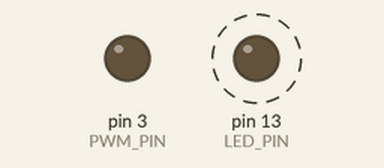
Simulated run of this sketch. Board: Arduino Uno, built with avr-gcc and run on an emulated ATmega328P. On the bench: output pins drawn as LEDs (lit = HIGH). Dashed ring = blinking.

Above: at 0.1 s.
At 37.7 s:
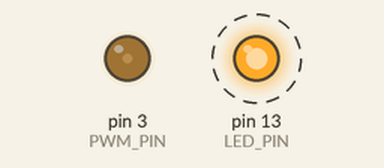
Timing chart, 0 to 40.0 s (numbered marks = the images above):
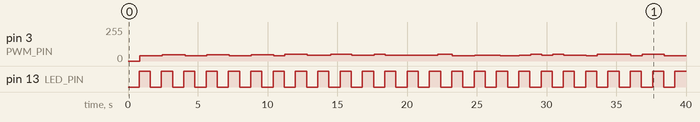

Measured:
- by itself, pin 13 (LED_PIN): alternates HIGH for 0.80 s and LOW for 0.80 s
- by itself, pin 3 (PWM_PIN): 0/255 → 39/255 at 0.85 s, → 47/255 1.6 s later, → 39/255 1.6 s later, → 47/255 1.6 s later, … (27 changes in this stretch)

The sketch:

music_in_threes.ino
```cpp
// Music in Threes
// ( Arranged for the ATMega328 )
// Composition by Michael Winters, Programming by Michael Bond

// Based on Auduino code by Peter Knight, Tinker.it http://tinker.it
// http://code.google.com/p/tinkerit/wiki/Auduino

#include <avr/io.h>
#include <avr/interrupt.h>

uint16_t syncPhaseAcc, syncPhaseInc, grainPhaseAcc, grainAmp, grain2PhaseAcc, grain2Amp;
uint16_t syncPhaseAcc2, syncPhaseInc2, grainPhaseAcc2, grainAmp2, grain2PhaseAcc2, grain2Amp2;
uint16_t algo, next_threestable[12];
uint16_t note = -1;

// Overall timbre settings, frequency and decay controls
uint16_t grainPhaseInc = 50;
uint8_t grainDecay = 10;
uint16_t grain2PhaseInc = 16;
uint8_t grain2Decay = 10;

// Create seed note table
uint16_t threestable[] = { 0, 0, 0, 0, 0, 0, 0, 0, 0, 0, 0, 0 };

// PWM Output is on Pin 3
#define PWM_PIN       3
#define PWM_VALUE     OCR2B
#define LED_PIN       13
#define LED_PORT      PORTB
#define LED_BIT       5
#define PWM_INTERRUPT TIMER2_OVF_vect

// Stepped chromatic mapping to MIDI pitches: C, Db, D, Eb, E, F...
uint16_t midiTable[] = {
  259, // to offset, so that C = 1
  274,291,308,326,346,366,388,411,435,461,489,518,
  549,581,616,652,691,732,776,822,871,923,978,1036,
  1097,1163,1232,1305,1383,1465,1552,1644,1742,1845,1955,2071
};


// Function to input MIDI position, output frequency

uint16_t mapMidi(uint16_t input) {
  return (midiTable[(1023-input) >> 3]);
}


void audioOn() {
  // Set up PWM to 31.25kHz, phase accurate
  TCCR2A = _BV(COM2B1) | _BV(WGM20);
  TCCR2B = _BV(CS20);
  TIMSK2 = _BV(TOIE2);
}


void setup() {
  pinMode(PWM_PIN,OUTPUT);
  // Set initial note sequence { 1, 4, 7, 10, 2, 5, 8, 11, 3, 6, 9, 12 }
  for (int i=0; i<12; i++) threestable[i] = (i * 3) % 12 + floor(i / 4) + 1;
  audioOn();
  pinMode(LED_PIN,OUTPUT);
}


// Loop to play notes

void loop() {

  // set tempo
  delay(800);

  // blink LED
  LED_PORT ^= 1 << LED_BIT;

  // step to next note
  note++;

  // when the end of three measures is reached, replace old sequence with new sequence
  if (note == 12) for (int i=0; i<12; i++) threestable[i] = next_threestable[i];
  note = note % 12;

  // set piano pitch
  syncPhaseInc = midiTable[threestable[note]];

  // compute the next iteration of this note
  algo = ( ( note/4 + note%4 ) * 3 + ( note/4 ) ) % 12;

  // set the next sequence's pitch at this note
  next_threestable[note] = threestable[algo];

  // set violin pitch, once every measure
  if (note%4 == 0) syncPhaseInc2 = midiTable[threestable[note]+24];

}


// Output PWM audio, frame by frame

SIGNAL(PWM_INTERRUPT) {

  uint8_t value;
  uint16_t output;

  syncPhaseAcc += syncPhaseInc;
  if (syncPhaseAcc < syncPhaseInc) {
    // Time to start the next grain
    grainPhaseAcc = 0;
    grainAmp = 0x7fff;
    grain2PhaseAcc = 0;
    grain2Amp = 0x7fff;
  }

  // Increment the phase of the grain oscillators
  grainPhaseAcc += grainPhaseInc;
  grain2PhaseAcc += grain2PhaseInc;

  // Convert phase into a triangle wave
  value = (grainPhaseAcc >> 7) & 0xff;
  if (grainPhaseAcc & 0x8000) value = ~value;

  // Multiply by current grain amplitude to get sample
  output = value * (grainAmp >> 8);

  // Repeat for second grain
  value = (grain2PhaseAcc >> 7) & 0xff;
  if (grain2PhaseAcc & 0x8000) value = ~value;
  output += value * (grain2Amp >> 8);

  // Make the grain amplitudes decay by a factor every sample (exponential decay)
  grainAmp -= (grainAmp >> 8) * grainDecay;
  grain2Amp -= (grain2Amp >> 8) * grain2Decay;

  // Scale output to the available range, clipping if necessary
  output >>= 9;

  // Amplify
  output = output * 120;


  // Now, for the second tone..

  uint8_t value2;
  uint16_t output2;

  syncPhaseAcc2 += syncPhaseInc2;
  if (syncPhaseAcc2 < syncPhaseInc2) {
    // Time to start the next grain
    grainPhaseAcc2 = 0;
    grainAmp2 = 0x7fff;
    grain2PhaseAcc2 = 0;
    grain2Amp2 = 0x7fff;
  }

  // Increment the phase of the grain oscillators
  grainPhaseAcc2 += grainPhaseInc;
  grain2PhaseAcc2 += grain2PhaseInc;

  // Convert phase into a triangle wave
  value2 = (grainPhaseAcc2 >> 7) & 0xff;
  if (grainPhaseAcc2 & 0x8000) value2 = ~value2;

  // Multiply by current grain amplitude to get sample
  output2 = value2 * (grainAmp2 >> 8);

  // Repeat for second grain
  value = (grain2PhaseAcc2 >> 7) & 0xff;
  if (grain2PhaseAcc2 & 0x8000) value2 = ~value2;
  output2 += value2 * (grain2Amp2 >> 8);

  // Make the grain amplitudes decay by a factor every sample (exponential decay)
  grainAmp2 -= (grainAmp2 >> 8) * grainDecay;
  grain2Amp2 -= (grain2Amp2 >> 8) * grain2Decay;

  // Scale output to the available range, clipping if necessary
  output2 >>= 9;

  // Amplify
  output2 = output2 * 30;


  // Mix the two tones
  output = output + output2;

  // Amplify final mix (optional)
  // output = output*8;

  // Clip if too loud
  if (output > 255) output = 255;

  // Output to PWM (this is faster than using analogWrite)
  PWM_VALUE = output;

}
```
